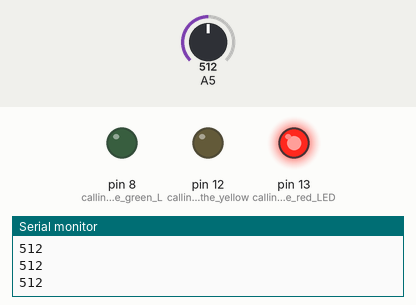
The sketch below on a simulated Arduino Uno, built with avr-gcc and run on an emulated ATmega328P. Shown: output pins drawn as LEDs (lit = HIGH), the last lines printed to the serial monitor. Inputs (shaded band) come from the test bench; at power-on: A5 = 512.

Above: at 1.2 s.
1.3 s: A5 set to 783
2.8 s: A5 set to 816
At 3.8 s:
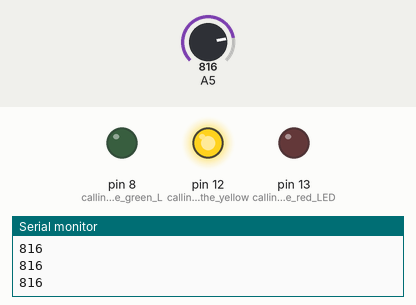
4.3 s: A5 set to 892
5.8 s: A5 set to 909
At 7.0 s:
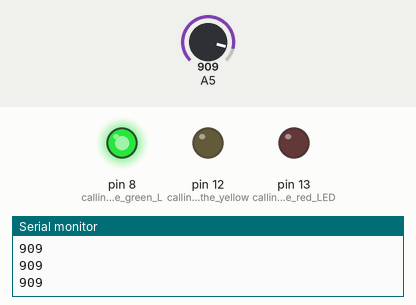
7.3 s: A5 set to 890
At 8.3 s:
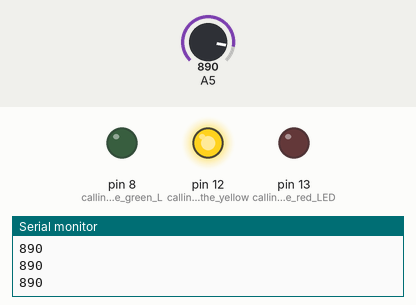
8.8 s: A5 set to 900
At 9.6 s:
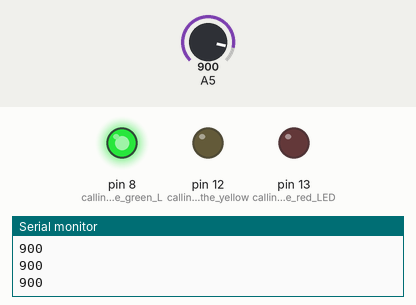
Timing chart, 0 to 11.3 s (numbered marks = the images above; inputs shaded):
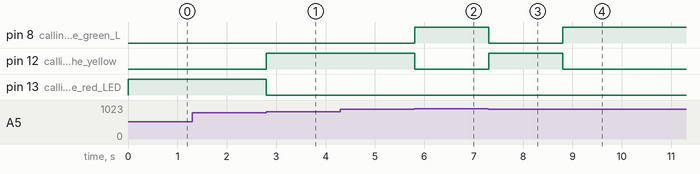

The sketch:

sketch_jan21b.ino
```cpp
/* and/if statements and logic
Week 3
Joshua Linton - 3174195
DIGF2002 - 20200121 - OCADU
*/

void setup() {
  // put your setup code here, to run once:
  pinMode(13, OUTPUT);  //calling forth the red LED
  pinMode(12, OUTPUT);  //calling forth the yellow LED
  pinMode(8, OUTPUT);   //calling forth the green LED
  Serial.begin(9600);   //connecting the computer to the Arduino for log purposes
}

void loop() {
  // put your main code here, to run repeatedly:
  Serial.println(analogRead(5));    //asking for the Arduino to read analog pin 5
  if(analogRead(5) < 800){          //CONDITION if the light sensor is reading less than 800
    digitalWrite(13, HIGH);         //turn on the red LED
    digitalWrite(12, LOW);          //shut the yellow LED off/keep it off
    digitalWrite(8, LOW);           //shut the green LED off/keep it off
  }else if(analogRead(5) < 900){    //CONDITION if the light sensor is reading less than 900
    digitalWrite(13, LOW);          //shut the red LED off/keep it off
    digitalWrite(12, HIGH);         //turn on the yellow LED
    digitalWrite(8, LOW);           //shut the green LED off/keep it off
  }else{                            //if none of the other conditions
    digitalWrite(13, LOW);          //shut the red LED off/keep it off
    digitalWrite(12, LOW);          //shut the yellow LED off/keep it off
    digitalWrite(8, HIGH);          //turn on the green LED
   }
}
//code derived from following instruction and examples in the 2020-01-21 class lecture
```

Measured:
- the behaviour switches between 799 and 800 on A5 (found by bisection; images 0 and 1)
- the behaviour switches between 899 and 900 on A5 (found by bisection; images 1 and 2)
- after the input at 2.8 s, pin 12 (calling_forth_the_yellow): LOW → HIGH at once; pin 13 (calling_forth_the_red_LED): HIGH → LOW at once
- after the input at 5.8 s, pin 8 (calling_forth_the_green_L): LOW → HIGH at once; pin 12 (calling_forth_the_yellow): HIGH → LOW at once
- after the input at 7.3 s, pin 8 (calling_forth_the_green_L): HIGH → LOW at once; pin 12 (calling_forth_the_yellow): LOW → HIGH at once
- after the input at 8.8 s, pin 8 (calling_forth_the_green_L): LOW → HIGH at once; pin 12 (calling_forth_the_yellow): HIGH → LOW at once
